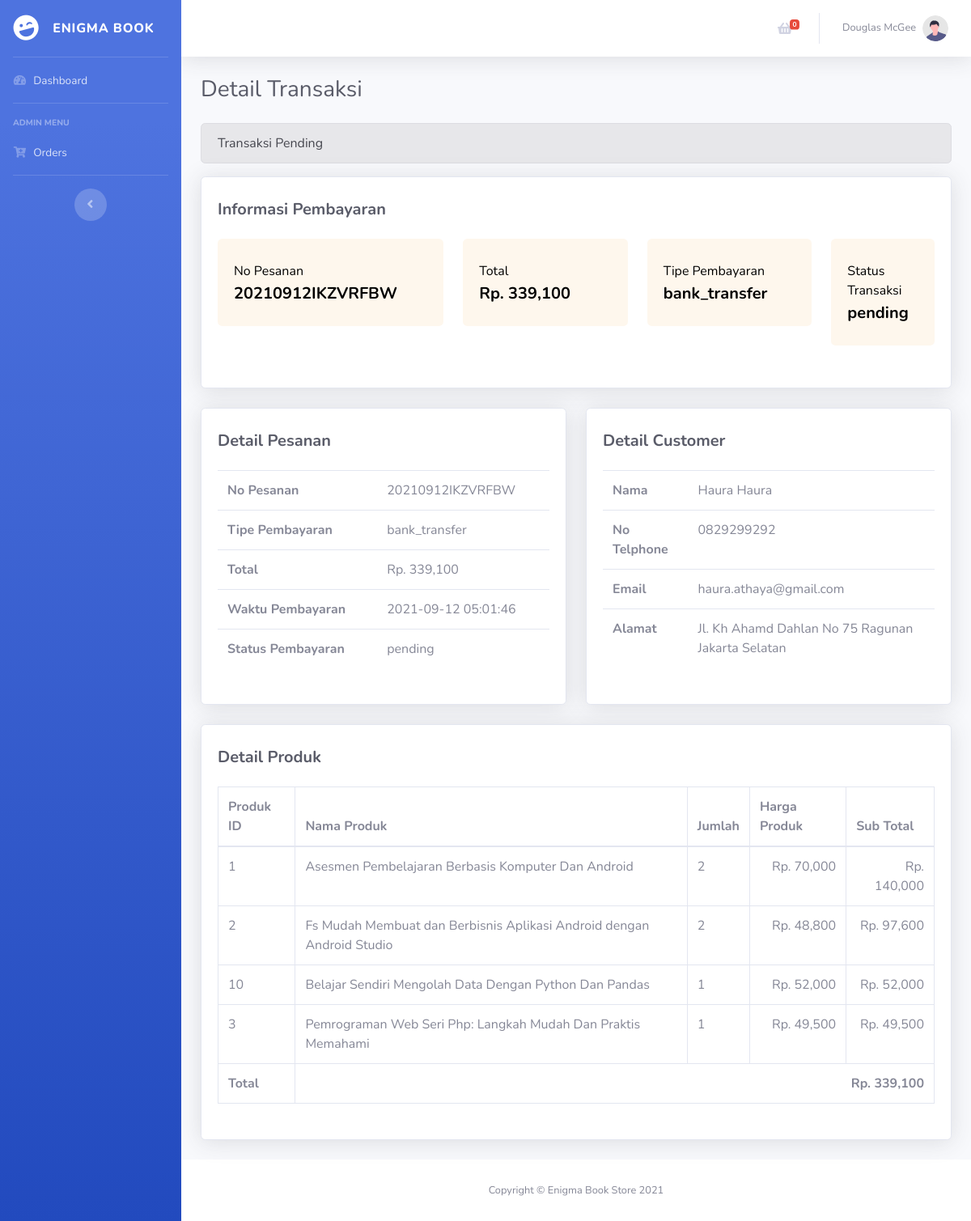
Page /admin/orders/detail/20210912IKZVRFBW on the committed database.
### tables this page shows
CREATE TABLE `transaction` (
  `id` int(11) NOT NULL AUTO_INCREMENT,
  `factur` varchar(45) DEFAULT NULL,
  `date` date DEFAULT NULL,
  `member_id` int(11) DEFAULT NULL,
  `grand_total` int(11) DEFAULT NULL,
  `total_bayar` int(11) DEFAULT NULL,
  `status` int(11) DEFAULT NULL,
  PRIMARY KEY (`id`),
  KEY `fk_member_idx` (`member_id`),
  CONSTRAINT `fk_member` FOREIGN KEY (`member_id`) REFERENCES `member` (`id`) ON DELETE NO ACTION ON UPDATE NO ACTION
);

CREATE TABLE `book` (
  `id` int(11) NOT NULL AUTO_INCREMENT,
  `title` varchar(100) NOT NULL,
  `description` text,
  `publisher` varchar(45) DEFAULT NULL,
  `year` int(4) NOT NULL,
  `page` int(4) NOT NULL,
  `language` varchar(20) DEFAULT NULL,
  `stock` int(11) DEFAULT NULL,
  `price` int(11) NOT NULL,
  `image` varchar(255) DEFAULT NULL,
  PRIMARY KEY (`id`)
);

CREATE TABLE `transaction_detail` (
  `id` int(11) NOT NULL AUTO_INCREMENT,
  `factur` varchar(30) DEFAULT NULL,
  `book_id` int(11) DEFAULT NULL,
  `price` int(11) DEFAULT NULL,
  `qty` int(11) DEFAULT NULL,
  PRIMARY KEY (`id`),
  KEY `fk_book_idx` (`book_id`),
  KEY `fk_transaction_idx` (`factur`),
  CONSTRAINT `fk_book` FOREIGN KEY (`book_id`) REFERENCES `book` (`id`) ON DELETE NO ACTION ON UPDATE NO ACTION
);

### application/helpers/enigma_helper.php (called while the page is built, shortened)
<?php
function pageBackend($role = '', $page = '', $data = '')
{
  $ci = get_instance();
  $ci->load->view('template/header', $data);
  $ci->load->view('template/' . strtolower($role . '_sidebar'), $data);
  $ci->load->view('template/topbar', $data);
  $ci->load->view('' . $page, $data);
  $ci->load->view('template/footer');
}

### application/controllers/Admin_transaction.php (called while the page is built, shortened)
<?php
class Admin_transaction extends CI_Controller
{
  public function detail($facturNumber)
  {
    $data = [
      'title'                     => 'Detail Transaksi',
      'transactionsDetailMember'  => $this->Transaction->getDetailTransactionByFacturMember($facturNumber)->row(),
      'transactionsDetailProduct' => $this->Transaction->getDetailTransactionByFacturProduct($facturNumber)->result(),
    ];
    $page = 'admin/v_transaction_detail';
    pageBackend('admin', $page, $data);
  }
}

### index.php (called while the page is built, shortened)
<?php
require_once BASEPATH.'core/CodeIgniter.php';

### application/models/Admin_transaction_model.php (called while the page is built, shortened)
<?php
class Admin_transaction_model extends CI_Model
{
  public function getDetailTransactionByFacturMember($facturNumber)
  {
    $query = "SELECT tfm.payment_type, tfm.transaction_time, t.factur, m.email, t.grand_total, tfm.transaction_status, tfm.va_number, tfm.bank, m.first_name, m.last_name FROM transaction_from_midtrans tfm JOIN transaction t on tfm.factur = t.factur JOIN member m on m.id = t.member_id JOIN transaction_detail td on t.factur = td.factur JOIN book b on td.book_id = b.id WHERE tfm.factur = '$facturNumber' GROUP BY tfm.factur;";
    return $this->db->query($query);
  }
  public function getDetailTransactionByFacturProduct($facturNumber)
  {
    $query = "SELECT td.qty, td.price, (td.price*td.qty) as subtotal, tr.grand_total, b.id as book_id, b.title FROM transaction tr JOIN transaction_detail td on tr.factur = td.factur JOIN book b on b.id = td.book_id WHERE tr.factur = '$facturNumber';";
    return $this->db->query($query);
  }
}

### application/views/admin/v_transaction_detail.php (the view)
<div class="container-fluid">
  <h1 class="h3 mb-4 text-gray-800"><?= $title ?></h1>
  <?php if ($transactionsDetailMember->transaction_status == 'settlement') {
    echo '<div class="alert alert-success" role="alert">Transaksi Sukses</div>';
  } elseif ($transactionsDetailMember->transaction_status == 'failure') {
    echo '<div class="alert alert-danger" role="alert">Transaksi Gagal</div>';
  } else {
    echo '<div class="alert alert-secondary" role="alert">Transaksi Pending</div>';
  } ?>
  <div class="row mb-4">
    <div class="col-md-12">
      <div class="card shadow py-2">
        <div class="card-body">
          <h5 class="text-dark mb-4 font-weight-bold">Informasi Pembayaran</h5>
          <div class="row">
            <div class="col-lg-4 col-md-6">
              <div class="card card-detail py-2 mb-4">
                <div class="card-body">
                  <div class="text-sm  mb-1">
                    No Pesanan</div>
                  <div class="h5 mb-0 font-weight-bold"><?= $transactionsDetailMember->factur ?></div>
                </div>
              </div>
            </div>
            <div class="col-lg-3 col-md-6">
              <div class="card card-detail py-2 mb-4">
                <div class="card-body">
                  <div class="text-sm  mb-1">
                    Total</div>
                  <div class="h5 mb-0 font-weight-bold">Rp. <?= number_format($transactionsDetailMember->grand_total) ?></div>
                </div>
              </div>
            </div>
            <div class="col-lg-3 col-md-6">
              <div class="card card-detail py-2 mb-4">
                <div class="card-body">
                  <div class="text-sm  mb-1">
                    Tipe Pembayaran</div>
                  <div class="h5 mb-0 font-weight-bold"><?= $transactionsDetailMember->payment_type ?></div>
                </div>
              </div>
            </div>
            <div class="col-lg-2 col-md-6">
              <div class="card card-detail py-2 mb-4">
                <div class="card-body">
                  <div class="text-sm  mb-1">
                    Status Transaksi</div>
                  <div class="h5 mb-0 font-weight-bold"><?= $transactionsDetailMember->transaction_status ?></div>
                </div>
              </div>
            </div>
          </div>
        </div>
      </div>
    </div>
  </div>
  <div class="row">
    <div class="col-md-6">
      <div class="card shadow py-2 mb-4">
        <div class="card-body">
          <h5 class="text-dark mb-4 font-weight-bold">Detail Pesanan</h5>
          <div class="table-responsive">
            <table class="table">
              <tr>
                <th>No Pesanan</th>
                <td><?= $transactionsDetailMember->factur ?></td>
              </tr>
              <tr>
                <th>Tipe Pembayaran</th>
                <td><?= $transactionsDetailMember->payment_type ?></td>
              </tr>
              <tr>
                <th>Total</th>
                <td>Rp. <?= number_format($transactionsDetailMember->grand_total) ?></td>
              </tr>
              <tr>
                <th>Waktu Pembayaran</th>
                <td><?= $transactionsDetailMember->transaction_time ?></td>
              </tr>
              <tr>
                <th>Status Pembayaran</th>
                <td><?= $transactionsDetailMember->transaction_status ?></td>
              </tr>
            </table>
          </div>
        </div>
      </div>
    </div>
    <div class="col-md-6">
      <div class="card shadow py-2 card-detail-customer mb-4">
        <div class="card-body">
          <h5 class="text-dark mb-4 font-weight-bold">Detail Customer</h5>
          <div class="table-responsive">
            <table class="table">
              <tr>
                <th>Nama</th>
                <td><?= $transactionsDetailMember->first_name ?> <?= $transactionsDetailMember->first_name ?></td>
              </tr>
              <tr>
                <th>No Telphone</th>
                <td>0829299292</td>
              </tr>
              <tr>
                <th>Email</th>
                <td><?= $transactionsDetailMember->email ?></td>
              </tr>
              <tr>
                <th>Alamat</th>
                <td>Jl. Kh Ahamd Dahlan No 75 Ragunan Jakarta Selatan</td>
              </tr>
            </table>
          </div>
        </div>
      </div>
    </div>
  </div>
  <div class="row mb-4">
    <div class="col-md-12">
      <div class="card shadow py-2">
        <div class="card-body">
          <h5 class="text-dark mb-4 font-weight-bold">Detail Produk</h5>
          <div class="table-responsive">
            <table class="table table-bordered">
              <thead>
                <tr>
                  <th>Produk ID</th>
                  <th>Nama Produk</th>
                  <th>Jumlah</th>
                  <th>Harga Produk</th>
                  <th>Sub Total</th>
                </tr>
              </thead>
              <tbody>
                <?php foreach ($transactionsDetailProduct as $row) : ?>
                  <tr>
                    <td><?= $row->book_id ?></td>
                    <td><?= $row->title ?></td>
                    <td><?= $row->qty ?></td>
                    <td class="text-right">Rp. <?= number_format($row->price) ?></td>
                    <td class="text-right">Rp. <?= number_format($row->subtotal) ?></td>
                  </tr>
                <?php endforeach ?>
              </tbody>
              <tfoot>
                <tr>
                  <th>Total</th>
                  <th colspan="4" class="text-right">Rp. <?= number_format($transactionsDetailMember->grand_total) ?></th>
                </tr>
              </tfoot>
            </table>
          </div>
        </div>
      </div>
    </div>
  </div>
</div>

### application/views/template/header.php (shortened to what this page needs)
<!DOCTYPE html>
<html lang="en">
<head>
  <link href="<?= base_url('assets/') ?>vendor/fontawesome-free/css/all.min.css" rel="stylesheet" type="text/css">
  <link href="<?= base_url('assets/') ?>css/sb-admin-2.min.css" rel="stylesheet">
</head>
<body id="page-top">
  <div id="wrapper">

### application/views/template/admin_sidebar.php
<ul class="navbar-nav bg-gradient-primary sidebar sidebar-dark accordion" id="accordionSidebar">
  <a class="sidebar-brand d-flex align-items-center justify-content-center" href="<?= site_url('') ?>">
    <div class="sidebar-brand-icon rotate-n-15">
      <i class="fas fa-laugh-wink"></i>
    </div>
    <div class="sidebar-brand-text mx-3">Enigma Book</div>
  </a>
  <hr class="sidebar-divider my-0">
  <li class="nav-item">
    <a class="nav-link" href="<?= site_url('') ?>">
      <i class="fas fa-fw fa-tachometer-alt"></i>
      <span>Dashboard</span></a>
  </li>
  <hr class="sidebar-divider">
  <div class="sidebar-heading">
    Admin Menu
  </div>
  <li class="nav-item">
    <a class="nav-link" href="<?= site_url('admin/orders') ?>">
      <i class="fas fa-fw fa-cart-plus"></i>
      <span>Orders</span>
    </a>
  </li>
  <hr class="sidebar-divider d-none d-md-block">
  <div class="text-center d-none d-md-inline">
    <button class="rounded-circle border-0" id="sidebarToggle"></button>
  </div>
</ul>

### application/views/template/topbar.php (shortened to what this page needs)
<div id="content-wrapper" class="d-flex flex-column">
  <div id="content">
    <nav class="navbar navbar-expand navbar-light bg-white topbar mb-4 static-top shadow">
      <?php
      $qty  = 0;
      ?>
      <ul class="navbar-nav ml-auto">
        <li class="nav-item dropdown no-arrow mx-1">
          <a class="nav-link dropdown-toggle" href="#" id="messagesDropdown" role="button" data-toggle="dropdown" aria-haspopup="true" aria-expanded="false">
            <i class="fas fa-shopping-basket fa-fw"></i>
            <span class="badge badge-danger badge-counter"><?= $qty ?></span>
          </a>
        </li>
        <li class="nav-item dropdown no-arrow">
          <a class="nav-link dropdown-toggle" href="#" id="userDropdown" role="button" data-toggle="dropdown" aria-haspopup="true" aria-expanded="false">
            <span class="mr-2 d-none d-lg-inline text-gray-600 small">Douglas McGee</span>
            <img class="img-profile rounded-circle" src="<?= base_url('assets/') ?>img/undraw_profile.svg">
          </a>
        </li>
      </ul>
    </nav>

### application/views/template/footer.php (shortened to what this page needs)
</div>
<footer class="sticky-footer bg-white">
  <div class="container my-auto">
    <div class="copyright text-center my-auto">
      <span>Copyright &copy; Enigma Book Store 2021</span>
    </div>
  </div>
</footer>
</div>
</body>
</html>

### application/views/template/header.php (style rules this page uses)
.card-detail { background: rgb(254 247 237); border-style: none; color: black; }
.card-detail-customer { min-height: 367px; }

### rows in the picture
transaction: book.id "1", book.title "Asesmen Pembelajaran Berbasis Komputer Dan Android", transaction_detail.qty "2", transaction_detail.price "70,000", subtotal "140,000", book.id "2", book.title "Fs Mudah Membuat dan Berbisnis Aplikasi Android dengan Android Studio", transaction_detail.price "48,800", subtotal "97,600", book.id "10", book.title "Belajar Sendiri Mengolah Data Dengan Python Dan Pandas", transaction_detail.qty "1", transaction_detail.price "52,000", subtotal "52,000", book.id "3", book.title "Pemrograman Web Seri Php: Langkah Mudah Dan Praktis Memahami", transaction_detail.price "49,500", subtotal "49,500"

### other values in the picture
$qty "0"
$title "Detail Transaksi"
$transactionsDetailMember->factur "20210912IKZVRFBW"
$transactionsDetailMember->grand_total "339,100"
$transactionsDetailMember->payment_type "bank_transfer"
$transactionsDetailMember->transaction_status "pending"
$transactionsDetailMember->transaction_time "2021-09-12 05:01:46"
$transactionsDetailMember->first_name "Haura"
$transactionsDetailMember->email "haura.athaya@gmail.com"
